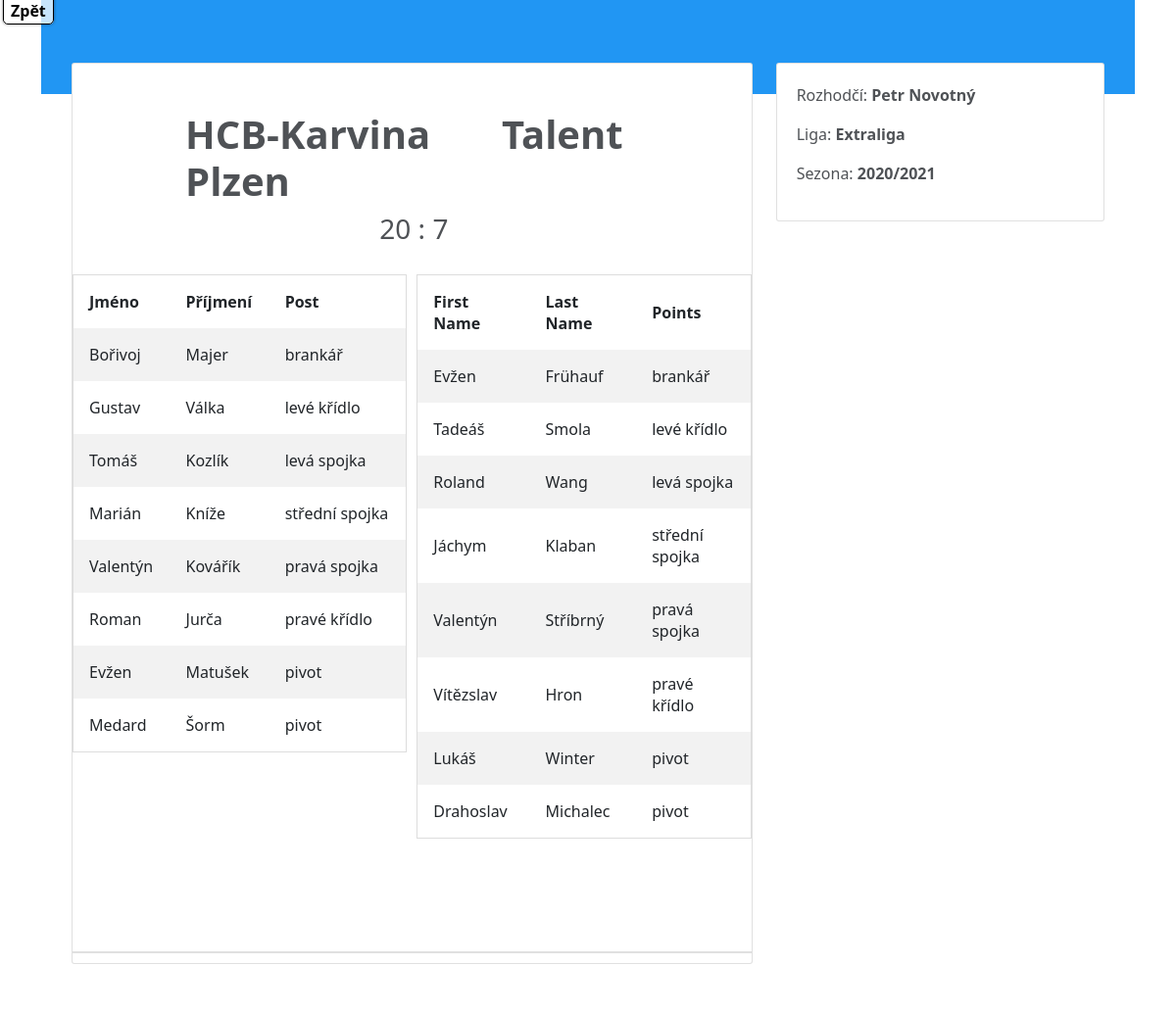
The page /zapasydetail/2 on the database its author committed.
### HazenaIS/models.py (models this page shows, shortened)
class Zapasy(models.Model):
    domaci_skore = models.IntegerField()
    hoste_Skore = models.IntegerField()
    datum_cas = models.DateTimeField()
    rozhodci = models.ForeignKey('Rozhodci', on_delete=models.RESTRICT)
    domaci = models.ForeignKey('Klub', on_delete=models.RESTRICT, related_name='domaci_ID')
    hoste = models.ForeignKey('Klub', on_delete=models.RESTRICT, related_name='hoste_ID')

class Klub(models.Model):
    nazev_klubu = models.CharField(max_length=50)
    prezident_klubu = models.CharField(max_length=50)
    email = models.CharField(max_length=50)
    adresa = models.CharField(max_length=50)
    def __str__(self):
        return self.nazev_klubu

class Kariera(models.Model):
    datum_vstupu = models.DateTimeField()
    aktivni = models.BooleanField()
    hrac = models.ForeignKey('Hrac', on_delete=models.RESTRICT)
    klub = models.ForeignKey('Klub', on_delete=models.RESTRICT)
    sezona = models.ForeignKey('Sezona', on_delete=models.RESTRICT)

class Hrac(models.Model):
    jmeno = models.CharField(max_length=50)
    prijmeni = models.CharField(max_length=50)
    rodne_cislo = models.CharField(max_length=25)
    nazev_postu = models.CharField(max_length=25)
    aktivni = models.BooleanField()

class Rozhodci(models.Model):
    jmeno = models.CharField(max_length=50)
    prijmeni = models.CharField(max_length=50)
    rodne_cislo = models.CharField(max_length=25)
    telefon = models.CharField(max_length=25)

class Sezona(models.Model):
    nazev_sezony = models.CharField(max_length=25)
    nazev_ligy = models.CharField(max_length=50)

### HazenaIS/views.py (the view)
# urls.py: path('zapasydetail/<int:zapasy_id>',HazenaIS.views.zapasydetail, name='zapasydetail'),
def zapasydetail(request, zapasy_id):
    zdetail = Zapasy.objects.get(id = zapasy_id)
    domacihraci = Kariera.objects.filter(klub=zdetail.domaci)
    hostehraci = Kariera.objects.filter(klub=zdetail.hoste)
    sezon = Kariera.objects.filter(klub=zdetail.domaci).first()
    return render(request, 'zapasy_detail.html', {'zapasydetail':zdetail, 'domaci':domacihraci, 'hoste':hostehraci, 'sezona':sezon})

### templates/zapasy_detail.html (shortened to what this page needs)
{% load static %}
<html lang="en">
    <head>
        <link href="https://cdn.jsdelivr.net/npm/bootstrap@5.0.0-beta3/dist/css/bootstrap.min.css" rel="stylesheet">
        <link href="https://maxcdn.bootstrapcdn.com/font-awesome/4.7.0/css/font-awesome.min.css" rel="stylesheet" />
        <link rel="stylesheet" type="text/css" href="{% static 'css/zapasy_detail.css' %}"/>
    </head>
    <nav class="fixed-menu">
        <ul>
          <li><a href="{% url 'zapasy' %}">Zpět</a></li>
        </ul>
      </nav>
    <section class="container ng-scope ng-fadeInLeftShort" style="">
    <div class="ng-fadeInLeftShort ng-scope" style="">
    <div class="container-overlap bg-blue-500 ng-scope">
    </div>
    <div class="container-fluid ng-scope">
      <div class="row">
        <div class="col-md-7 col-lg-8">
          <form class="card ng-pristine ng-valid">
            <h5 class="card-heading pb0">
            </h5>
            <div class="card-body">
                <h1 style="margin-left: 15%"><b>{{zapasydetail.domaci}} </b> &nbsp;&nbsp;&nbsp;&nbsp;&nbsp; <b>{{zapasydetail.hoste}}</b></h1>
                 <h3 style="margin-left: 45%;">{{zapasydetail.domaci_skore}} : {{zapasydetail.hoste_Skore}}</h3>
            </div>
            <div class="card-offset">
                <div class="row">
                    <div class="column">
                      <table>
                        <tr>
                          <th>Jméno</th>
                          <th>Příjmení</th>
                          <th>Post</th>
                        </tr>
                        {% for h1 in domaci %}
                        <tr>
                          <td>{{h1.hrac.jmeno}}</td>
                          <td>{{h1.hrac.prijmeni}}</td>
                          <td>{{h1.hrac.nazev_postu}}</td>
                        </tr>
                        {% endfor %}
                      </table>
                    </div>
                    <div class="column">
                      <table>
                        <tr>
                          <th>First Name</th>
                          <th>Last Name</th>
                          <th>Points</th>
                        </tr>
                        {% for h2 in hoste %}
                        <tr>
                          <td>{{h2.hrac.jmeno}}</td>
                          <td>{{h2.hrac.prijmeni}}</td>
                          <td>{{h2.hrac.nazev_postu}}</td>
                        </tr>
                        {% endfor %}
                      </table>
                    </div>
                  </div>
            </div>
            <h5 class="card-heading pb0"></h5>
            <div class="card-body">
            </div>
            <div class="card-divider"></div>
          </form>
        </div>
        <div class="col-md-5 col-lg-4">
          <div class="card">
               <div class="card-inside">
                   <p>Rozhodčí: <b>{{zapasydetail.rozhodci.jmeno}} {{zapasydetail.rozhodci.prijmeni}}</b></p>
                   <p>Liga: <b>{{sezona.sezona.nazev_ligy}}</b></p>
                   <p>Sezona: <b>{{sezona.sezona.nazev_sezony}}</b></p>
               </div>
          </div>
        </div>
      </div>
    </div></div></section>
    </html>

### static/css/zapasy_detail.css (style rules this page uses)
.bg-blue-500 { background-color: #2196f3; }
.container-overlap { position: relative; padding: 32px 16px 64px; }
.card .card-divider { display: block; margin-top: 10px; margin-bottom: 10px; border: 1px solid rgba(0,0,0,.12); }
.container-fluid, .container-lg, .container-md, .container-sm, .container-xs { padding: 8px; width: auto }
@media only screen and (min-width:480px) { .container-fluid, .container-lg, .container-md, .container-sm, .container-xs { padding: 16px } }
@media only screen and (min-width:992px) { .container-fluid, .container-lg, .container-md, .container-sm, .container-xs { padding: 24px } }
.container-overlap { position: relative; padding: 32px 16px 64px }
.container-overlap+.container-fluid, .container-overlap+.container-lg, .container-overlap+.container-md, .container-overlap+.container-sm, .container-overlap+.container-xs { padding-top: 0; margin-top: -32px }
.card { position: relative; border-radius: 3px; background-color: #fff; color: #4F5256; border: 1px solid rgba(0, 0, 0, .12); margin-bottom: 8px }
@media only screen and (min-width:480px) { .card { margin-bottom: 16px } }
@media only screen and (min-width:992px) { .card { margin-bottom: 24px } }
.card .card-heading { padding: 16px; margin: 0 }
.card .card-body { position: relative; padding: 16px }
.btn-label:after, .c-radio span:before, .container-overlap:before, .note-area.note-area-margin:after, .switch span:after { content: "" }
.card .card-offset { position: relative; padding-bottom: 36px; z-index: 10 }
.card .card-divider { display: block; margin-top: 10px; margin-bottom: 10px; border: 1px solid rgba(0, 0, 0, .12) }
.card-inside { float: left; padding: 20px; }
* { box-sizing: border-box; }
.row { margin-left:-5px; margin-right:-5px; }
.column { float: left; width: 50%; padding: 5px; }
.row::after { content: ""; clear: both; display: table; }
table { border-collapse: collapse; border-spacing: 0; width: 100%; border: 1px solid #ddd; }
th, td { text-align: left; padding: 16px; }
tr:nth-child(even) { background-color: #f2f2f2; }
.fixed-menu { position: fixed; top: -1px; z-index: 1000; }
.fixed-menu ul { margin: 0; padding: 0; list-style-type: none; }
.fixed-menu ul li { margin: 0; padding: 0; }
.fixed-menu li a { border: 1px solid #000; padding: 2px 7px 2px; margin: 0 3px 3px; box-shadow: 0 0 3px rgba(0,0,0,0.5); background-color: rgba(255,255,255,0.75); border-radius: 0 0 5px 5px; color: #000; font-weight: bold; text-decoration: none; }

### rows shown on the page
Zapasy: domaci "HCB-Karvina", hoste "Talent Plzen", domaci_skore "20", hoste_Skore "7", rozhodci.jmeno "Petr", rozhodci.prijmeni "Novotný"
Kariera: hrac.jmeno "Bořivoj", hrac.prijmeni "Majer", hrac.nazev_postu "brankář", sezona.nazev_ligy "Extraliga", sezona.nazev_sezony "2020/2021"
Kariera: hrac.jmeno "Gustav", hrac.prijmeni "Válka", hrac.nazev_postu "levé křídlo"
Kariera: hrac.jmeno "Tomáš", hrac.prijmeni "Kozlík", hrac.nazev_postu "levá spojka"
Kariera: hrac.jmeno "Marián", hrac.prijmeni "Kníže", hrac.nazev_postu "střední spojka"
Kariera: hrac.jmeno "Valentýn", hrac.prijmeni "Kovářík", hrac.nazev_postu "pravá spojka"
Kariera: hrac.jmeno "Roman", hrac.prijmeni "Jurča", hrac.nazev_postu "pravé křídlo"
Kariera: hrac.jmeno "Evžen", hrac.prijmeni "Matušek", hrac.nazev_postu "pivot"
Kariera: hrac.jmeno "Medard", hrac.prijmeni "Šorm", hrac.nazev_postu "pivot"
Kariera: hrac.jmeno "Evžen", hrac.prijmeni "Frühauf", hrac.nazev_postu "brankář"
Kariera: hrac.jmeno "Tadeáš", hrac.prijmeni "Smola", hrac.nazev_postu "levé křídlo"
Kariera: hrac.jmeno "Roland", hrac.prijmeni "Wang", hrac.nazev_postu "levá spojka"
Kariera: hrac.jmeno "Jáchym", hrac.prijmeni "Klaban", hrac.nazev_postu "střední spojka"
Kariera: hrac.jmeno "Valentýn", hrac.prijmeni "Stříbrný", hrac.nazev_postu "pravá spojka"
Kariera: hrac.jmeno "Vítězslav", hrac.prijmeni "Hron", hrac.nazev_postu "pravé křídlo"
Kariera: hrac.jmeno "Lukáš", hrac.prijmeni "Winter", hrac.nazev_postu "pivot"
Kariera: hrac.jmeno "Drahoslav", hrac.prijmeni "Michalec", hrac.nazev_postu "pivot"
